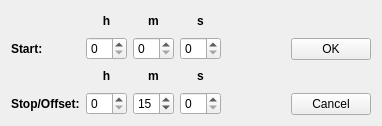
<?xml version="1.0" encoding="UTF-8"?>
<ui version="4.0">
 <class>Form</class>
 <widget class="QWidget" name="Form">
  <property name="enabled">
   <bool>true</bool>
  </property>
  <property name="geometry">
   <rect>
    <x>0</x>
    <y>0</y>
    <width>382</width>
    <height>126</height>
   </rect>
  </property>
  <property name="windowTitle">
   <string>Select interval</string>
  </property>
  <layout class="QGridLayout" name="gridLayout_2">
   <item row="0" column="0">
    <layout class="QGridLayout" name="gridLayout">
     <item row="0" column="1">
      <spacer name="horizontalSpacer">
       <property name="orientation">
        <enum>Qt::Horizontal</enum>
       </property>
       <property name="sizeHint" stdset="0">
        <size>
         <width>40</width>
         <height>20</height>
        </size>
       </property>
      </spacer>
     </item>
     <item row="0" column="2">
      <layout class="QVBoxLayout" name="verticalLayout">
       <item>
        <spacer name="verticalSpacer">
         <property name="orientation">
          <enum>Qt::Vertical</enum>
         </property>
         <property name="sizeHint" stdset="0">
          <size>
           <width>20</width>
           <height>40</height>
          </size>
         </property>
        </spacer>
       </item>
       <item>
        <widget class="QPushButton" name="pushButton_2">
         <property name="text">
          <string>OK</string>
         </property>
        </widget>
       </item>
       <item>
        <spacer name="verticalSpacer_2">
         <property name="orientation">
          <enum>Qt::Vertical</enum>
         </property>
         <property name="sizeHint" stdset="0">
          <size>
           <width>20</width>
           <height>40</height>
          </size>
         </property>
        </spacer>
       </item>
       <item>
        <widget class="QPushButton" name="pushButton">
         <property name="text">
          <string>Cancel</string>
         </property>
        </widget>
       </item>
      </layout>
     </item>
     <item row="0" column="0">
      <layout class="QGridLayout" name="gridLayout_3">
       <item row="0" column="2">
        <widget class="QLabel" name="label_5">
         <property name="font">
          <font>
           <weight>75</weight>
           <bold>true</bold>
          </font>
         </property>
         <property name="text">
          <string>m</string>
         </property>
         <property name="alignment">
          <set>Qt::AlignCenter</set>
         </property>
        </widget>
       </item>
       <item row="3" column="1">
        <widget class="QSpinBox" name="spinBox_2"/>
       </item>
       <item row="0" column="1">
        <widget class="QLabel" name="label_3">
         <property name="font">
          <font>
           <weight>75</weight>
           <bold>true</bold>
          </font>
         </property>
         <property name="text">
          <string>h</string>
         </property>
         <property name="alignment">
          <set>Qt::AlignCenter</set>
         </property>
        </widget>
       </item>
       <item row="1" column="1">
        <widget class="QSpinBox" name="spinBox"/>
       </item>
       <item row="3" column="0">
        <widget class="QLabel" name="label_2">
         <property name="font">
          <font>
           <weight>75</weight>
           <bold>true</bold>
          </font>
         </property>
         <property name="text">
          <string>Stop/Offset:</string>
         </property>
        </widget>
       </item>
       <item row="1" column="2">
        <widget class="QSpinBox" name="spinBox_3">
         <property name="maximum">
          <number>59</number>
         </property>
        </widget>
       </item>
       <item row="2" column="3">
        <widget class="QLabel" name="label_8">
         <property name="font">
          <font>
           <weight>75</weight>
           <bold>true</bold>
          </font>
         </property>
         <property name="text">
          <string>s</string>
         </property>
         <property name="alignment">
          <set>Qt::AlignCenter</set>
         </property>
        </widget>
       </item>
       <item row="1" column="0">
        <widget class="QLabel" name="label">
         <property name="font">
          <font>
           <weight>75</weight>
           <bold>true</bold>
          </font>
         </property>
         <property name="text">
          <string>Start:</string>
         </property>
        </widget>
       </item>
       <item row="1" column="3">
        <widget class="QSpinBox" name="spinBox_4">
         <property name="maximum">
          <number>59</number>
         </property>
        </widget>
       </item>
       <item row="0" column="3">
        <widget class="QLabel" name="label_6">
         <property name="font">
          <font>
           <weight>75</weight>
           <bold>true</bold>
          </font>
         </property>
         <property name="text">
          <string>s</string>
         </property>
         <property name="alignment">
          <set>Qt::AlignCenter</set>
         </property>
        </widget>
       </item>
       <item row="3" column="2">
        <widget class="QSpinBox" name="spinBox_5">
         <property name="maximum">
          <number>59</number>
         </property>
         <property name="value">
          <number>15</number>
         </property>
        </widget>
       </item>
       <item row="2" column="2">
        <widget class="QLabel" name="label_7">
         <property name="font">
          <font>
           <weight>75</weight>
           <bold>true</bold>
          </font>
         </property>
         <property name="text">
          <string>m</string>
         </property>
         <property name="alignment">
          <set>Qt::AlignCenter</set>
         </property>
        </widget>
       </item>
       <item row="2" column="1">
        <widget class="QLabel" name="label_4">
         <property name="font">
          <font>
           <weight>75</weight>
           <bold>true</bold>
          </font>
         </property>
         <property name="text">
          <string>h</string>
         </property>
         <property name="alignment">
          <set>Qt::AlignCenter</set>
         </property>
        </widget>
       </item>
       <item row="3" column="3">
        <widget class="QSpinBox" name="spinBox_6">
         <property name="maximum">
          <number>59</number>
         </property>
        </widget>
       </item>
      </layout>
     </item>
    </layout>
   </item>
  </layout>
 </widget>
 <resources/>
 <connections/>
</ui>
